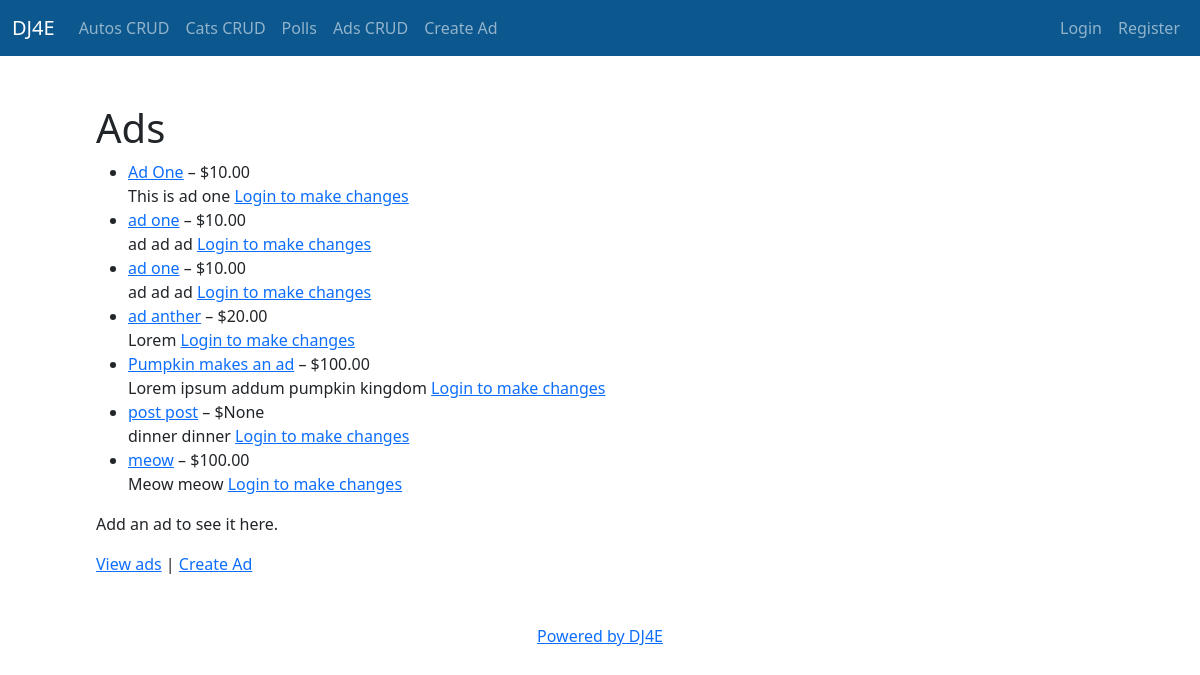
/ads/, run on an earlier commit of the app's database.
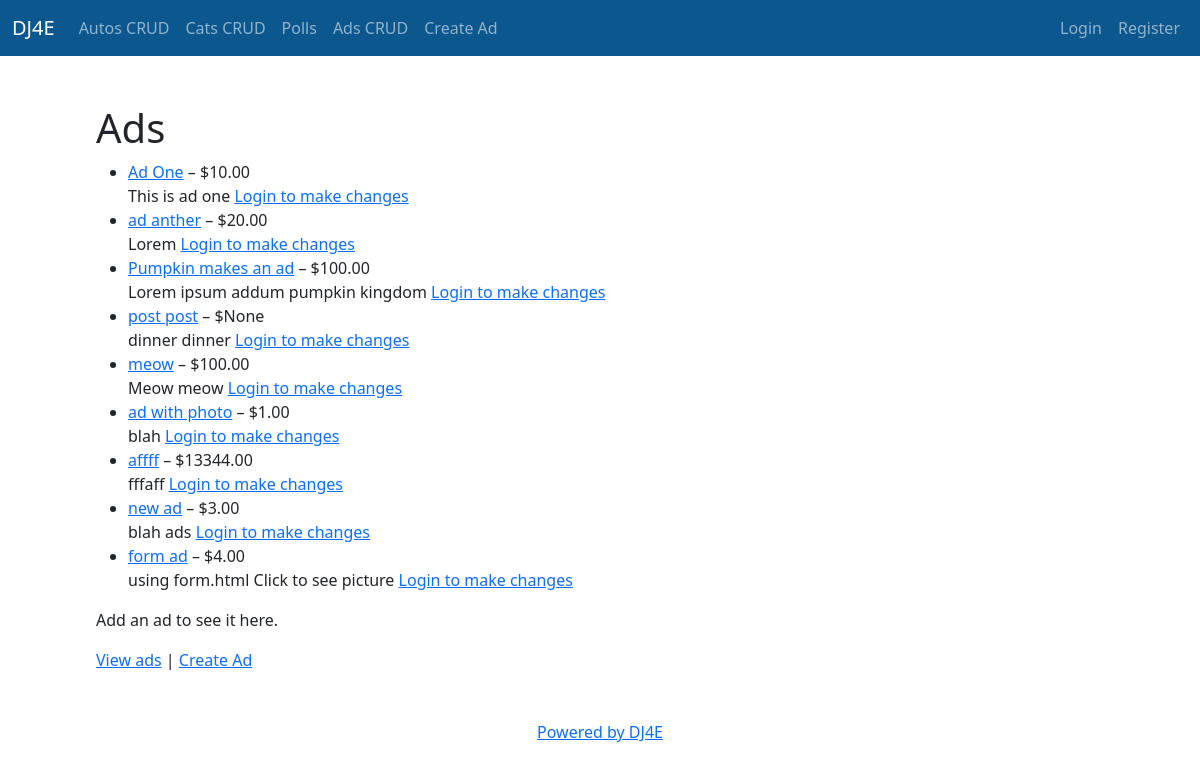
And on a later commit of the database.
### ads/models.py (models this page shows, shortened)
class Ad(models.Model) :
    title = models.CharField(
            max_length=200,
            validators=[MinLengthValidator(2, "Title must be greater than 2 characters")]
    )
    price = models.DecimalField(max_digits=7, decimal_places=2, null=True)
    text = models.TextField()
    owner = models.ForeignKey(settings.AUTH_USER_MODEL, on_delete=models.CASCADE, related_name='ad_owned')
    comments = models.ManyToManyField(settings.AUTH_USER_MODEL, through='Comment', related_name='forum_comments')
    created_at = models.DateTimeField(auto_now_add=True)
    updated_at = models.DateTimeField(auto_now=True)
    picture = models.BinaryField(null=True, editable=True)
    content_type = models.CharField(max_length=256, null=True, help_text='The MIMEType of the file')

### ads/views.py (the view)
# urls.py: path('', views.AdListView.as_view(), name='all'),
class AdListView(ListView):
    model = Ad

### home/context_processors.py (called while the page is built)
def settings(request):
    return {
        'settings': django_settings,
    }

### ads/templates/ads/ad_list.html (shortened to what this page needs)
{% extends "base_bootstrap.html" %}
{% block content %}
<h1>Ads</h1>
{% if ad_list %}
<ul>
  {% for ad in ad_list %}
    <li>
      <a href="{% url 'ads:ad_detail' ad.id %}">{{ ad.title }}</a> – ${{ ad.price }}<br>
        {{ ad.text }}
        {% if ad.picture %} Click to see picture {% endif %}
        {% if ad.owner == user %}
          (<a href="{% url 'ads:ad_update' ad.id %}">Update</a> |
         <a href="{% url 'ads:ad_delete' ad.id %}">Delete</a>)
        {% else %}
  <a href="{% url 'login' %}?next={% url 'ads:all' %}">Login to make changes</a>
  {% endif %}
{% endfor %} <br/>
    </li>
</ul>
{% else %}
  <p>There are no ads in the library.</p>
{% endif %}
<p>
  {% if ad_count > 0 %}
    <a href="{% url 'ads:ad_create' %}">Create Ad</a>
  {% else %}
    Add an ad to see it here.
  {% endif %}
</p>
<p>
<a href="{% url 'ads:all' %}">View ads</a> | <a href="{% url 'ads:ad_create' %}">Create Ad</a>
</p>
{% endblock %}

### home/templates/base_bootstrap.html (shortened to what this page needs)
<!DOCTYPE html>
<html>
<head>
<link href="https://cdn.jsdelivr.net/npm/bootstrap@5.0.0-beta3/dist/css/bootstrap.min.css" rel="stylesheet">
<link rel="stylesheet" href="https://use.fontawesome.com/releases/v5.8.1/css/all.css">
<link rel="stylesheet" href="https://use.fontawesome.com/releases/v5.8.1/css/v4-shims.css">
</head>
<body>
{% block navbar %} {% include 'partials/_navbar.html' %} {% endblock %}
<div class="container m-5 px-5">
{% block content %}
{% endblock %}
</div>
{% block footer %}
<div class="container text-center"><a href="https://www.coursera.org/specializations/django">Powered by DJ4E </a>
</div>
{% endblock %}
</body>
</html>

### home/templates/partials/_navbar.html (shortened to what this page needs)
<nav class="navbar navbar-expand-lg navbar-dark" style="background-color:  #0c578d;">
    <div class="container-fluid">
      <a class="navbar-brand" href="{% url 'home' %}">DJ4E</a>
      <div class="collapse navbar-collapse" id="navbarSupportedContent">
          <ul class="navbar-nav me-auto mb-2 mb-lg-0">
            <li class="nav-item">
              <a class="nav-link {% if 'autos' == request.path %} active" style="color: red;" {% endif %} aria-current="page" href="{% url 'autos:all' %}">Autos CRUD</a>
            </li>
            <li class="nav-item">
              <a class="nav-link" aria-current="page" href="{% url 'cats:cat_list' %}">Cats CRUD</a>
            </li>
            <li class="nav-item">
              <a class="nav-link" aria-current="page" href="{% url 'polls:index' %}">Polls</a>
            </li>
            <li class="nav-item">
              <a class="nav-link" aria-current="page" href="{% url 'ads:all' %}">Ads CRUD</a>
            </li>
            <li class="nav-item">
              <a class="nav-link" aria-current="page" href="{% url 'ads:ad_create' %}">Create Ad</a>
            </li>
          </ul>
        </div>
  <div class="nav navbar-nav navbar-right">
    {% if user.is_authenticated %}
      <a class="nav-item nav-link" href="#">{{user}}'s Profile</a>
      <a class="nav-item nav-link" href="{% url 'logout' %}">Logout</a>
    {% else %}
      <a class="nav-item nav-link" href="{% url 'login' %}">Login</a>
      <a class="nav-item nav-link" href="#">Register</a>
    {% endif %}
  </div>
      </div>
    </nav>

What changed in the data, as far as the page shows it:
removed Ad: title "ad one", price "10.00", text "ad ad ad", shows "Login to make changes"
removed Ad: title "ad one", price "10.00", text "ad ad ad", shows "Login to make changes"
added Ad: title "ad with photo", price "1.00", text "blah", shows "Login to make changes"
added Ad: title "affff", price "13344.00", text "fffaff", shows "Login to make changes"
added Ad: title "new ad", price "3.00", text "blah ads", shows "Login to make changes"
added Ad: title "form ad", price "4.00", text "using form.html", shows "Click to see picture", shows "Login to make changes"
